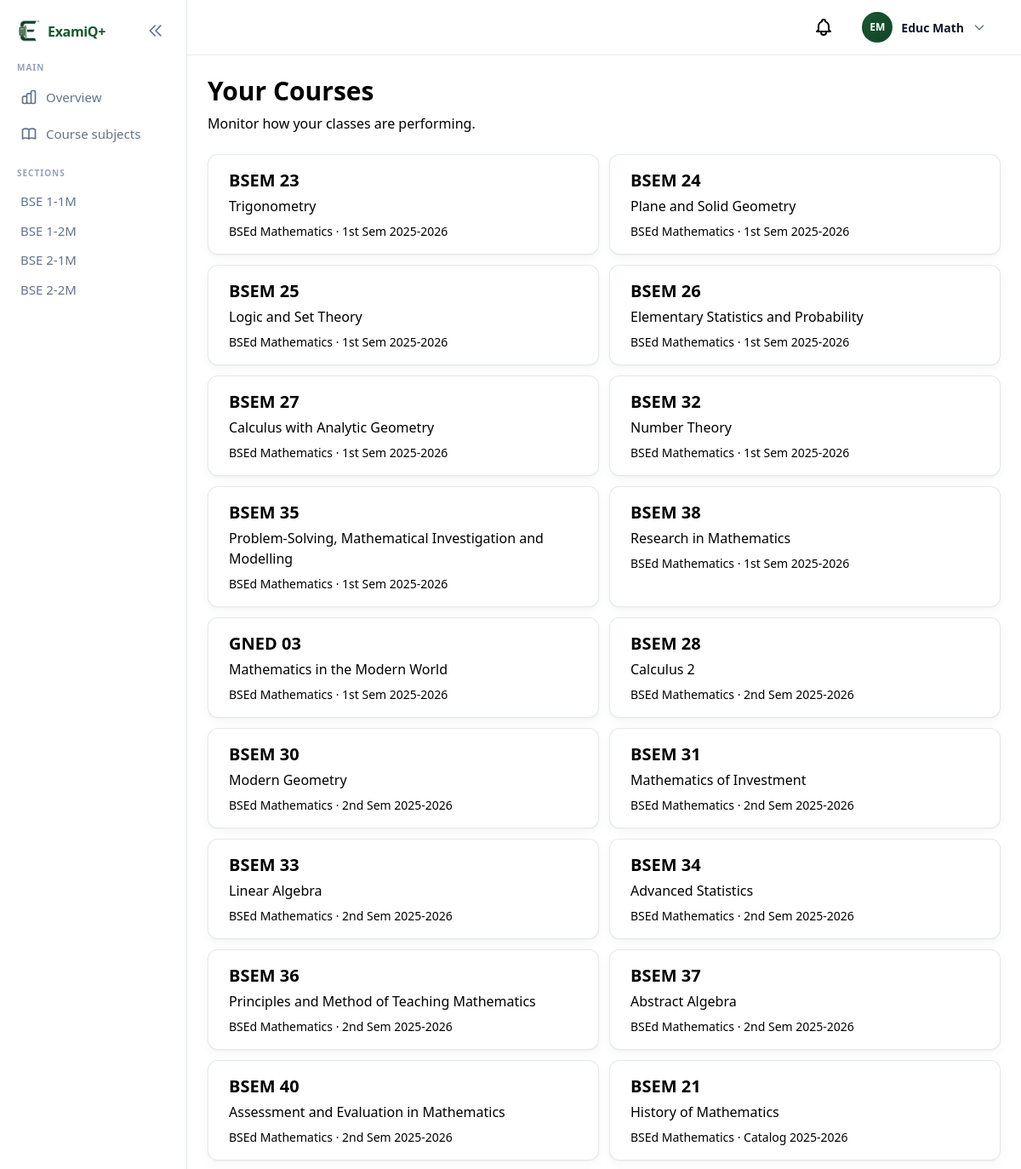
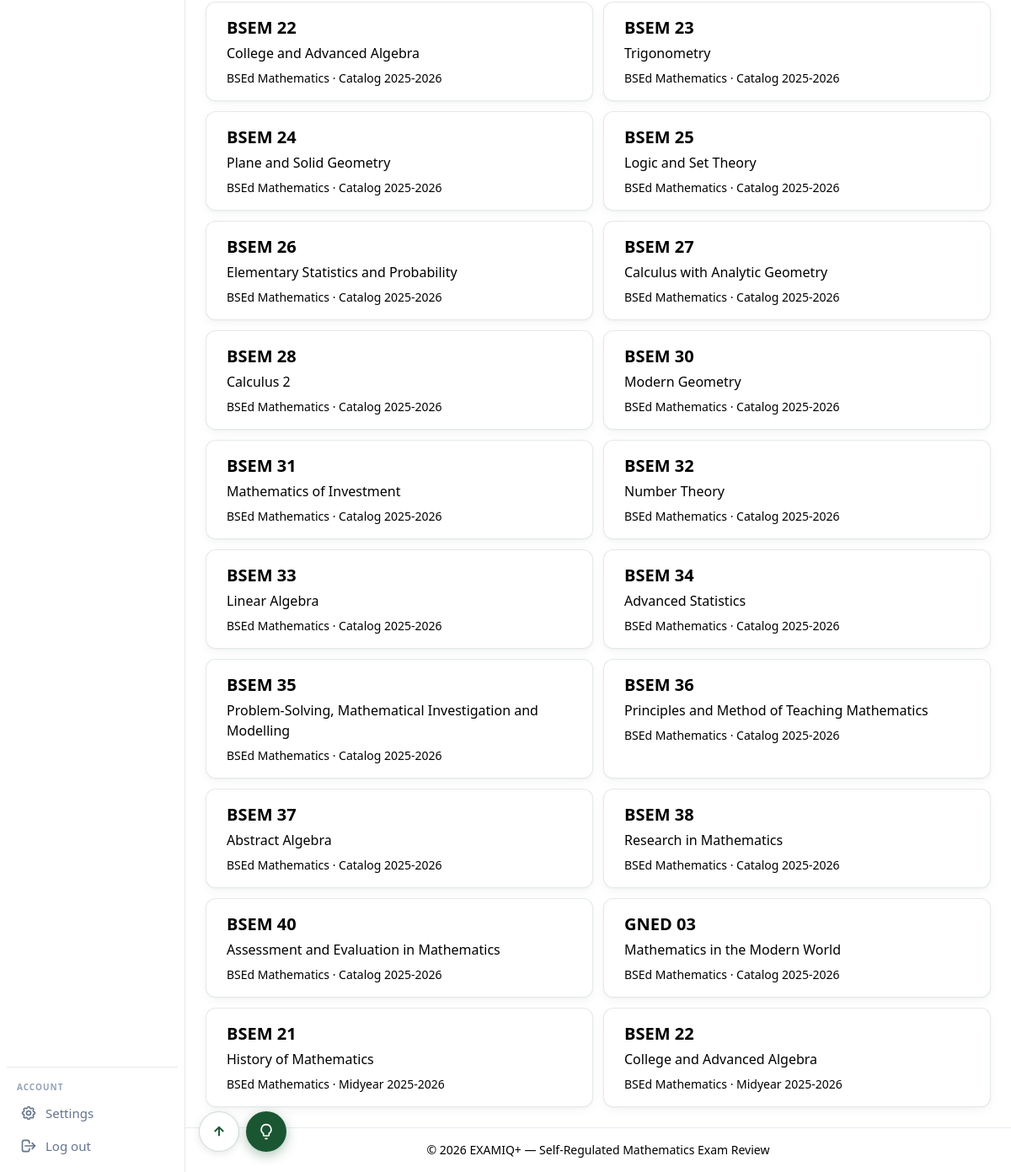
The page /professor/dashboard/ (signed in) on the database its author committed (2 pictures, top to bottom).
### apps/users/models.py (models this page shows, shortened)
class ProgramSection(models.Model):
    program = models.ForeignKey(
        Program,
        on_delete=models.CASCADE,
        related_name="sections",
    )
    year_level = models.ForeignKey(
        "questions.YearLevel",
        on_delete=models.PROTECT,
        related_name="program_sections",
    )
    label = models.CharField(
        max_length=10,
        help_text='Section block label, e.g. "1M", "2M".',
    )
    academic_year = models.ForeignKey(
        AcademicYear,
        on_delete=models.PROTECT,
        related_name="program_sections",
    )
    max_students = models.PositiveIntegerField(default=40)
    is_active = models.BooleanField(default=True)
    class Meta:
        verbose_name = "Program Section"
        verbose_name_plural = "Program Sections"
        ordering = ["program__name", "year_level__order", "label"]
        unique_together = [["program", "year_level", "label", "academic_year"]]
    @property
    def display_label(self) -> str:
        from apps.users.constants import PROGRAM_ABBREVIATIONS
        abbr = PROGRAM_ABBREVIATIONS.get(self.program.slug, self.program.name)
        return f"{abbr} {self.year_level.order}-{self.label}"

class User(AbstractUser):
    class Role(models.TextChoices):
        STUDENT = "student", "Student"
        PROFESSOR = "professor", "Faculty"
        CHAIRPERSON = "chairperson", "Department Chairperson"
        CAMPUS_ADMIN = "campus_admin", "Campus Administrator"
    class ApprovalStatus(models.TextChoices):
        APPROVED = "approved", "Approved"
        PENDING = "pending", "Pending"
        REJECTED = "rejected", "Rejected"
    class HomeDegreeProgram(models.TextChoices):
        CS = "cs", "Computer Science"
        IT = "it", "Information Technology"
        BSED_MATH = "bsed_math", "BSEd Mathematics"
        PSYCHOLOGY = "psychology", "Psychology"
        MARKETING = "marketing", "Marketing"
        HR = "hr", "Human Resources"
        HOSPITALITY = "hospitality", "Hospitality Management"
        CRIMINOLOGY = "criminology", "Criminology"
    username = None
    email = models.EmailField(unique=True)
    role = models.CharField(
        max_length=20,
        choices=Role.choices,
        default=Role.STUDENT,
    )
    department = models.ForeignKey(
        Department,
        on_delete=models.SET_NULL,
        null=True,
        blank=True,
        related_name="users",
    )
    home_degree_program = models.CharField(
        max_length=20,
        choices=HomeDegreeProgram.choices,
        blank=True,
        default="",
        help_text="Student's home degree program — scopes review course offerings.",
    )
    year_level = models.ForeignKey(
        "questions.YearLevel",
        on_delete=models.SET_NULL,
        null=True,
        blank=True,
        related_name="students",
        help_text="Student's current year level — scopes available subjects.",
    )
    section = models.ForeignKey(
        ProgramSection,
        on_delete=models.SET_NULL,
        null=True,
        blank=True,
        related_name="students",
        help_text="Student's cohort section for the current academic year.",
    )
    password_changed_at = models.DateTimeField(
        null=True,
        blank=True,
        help_text="When the user last changed their password.",
    )
    middle_name = models.CharField(max_length=150, blank=True, default="")
    suffix = models.CharField(
        max_length=20,
        blank=True,
        default="",
        help_text='Name suffix, e.g. "Jr.", "Sr.", "III".',
    )
    profile_photo = models.ImageField(upload_to="profile_photos/", blank=True, null=True)
    student_number = models.CharField(
        max_length=9,
        unique=True,
        null=True,
        blank=True,
        help_text="Nine-digit student ID (students only).",
    )
    employee_id = models.CharField(
        max_length=50,
        blank=True,
        default="",
        help_text="Employee ID for faculty and chairperson accounts.",
    )
    phone_number = models.CharField(
        max_length=11,
        blank=True,
        default="",
        help_text="Eleven-digit mobile number.",
    )
    approval_status = models.CharField(
        max_length=20,
        choices=ApprovalStatus.choices,
        default=ApprovalStatus.APPROVED,
    )
    USERNAME_FIELD = "email"
    REQUIRED_FIELDS: list[str] = []
    objects = UserManager()
    class Meta:
        verbose_name = "User"
        verbose_name_plural = "Users"
        ordering = ["email"]
    def get_full_name(self) -> str:
        parts = [self.first_name, self.middle_name, self.last_name]
        name = " ".join(part for part in parts if part).strip()
        if self.suffix:
            name = f"{name} {self.suffix}".strip()
        return name
    @property
    def initials(self) -> str:
        parts = [self.first_name[:1], self.last_name[:1]]
        return "".join(p.upper() for p in parts if p) or self.email[:2].upper()

class Course(models.Model):
    program = models.ForeignKey(
        Program,
        on_delete=models.PROTECT,
        related_name="course_offerings",
    )
    code = models.CharField(max_length=20)
    name = models.CharField(max_length=200)
    term = models.CharField(max_length=50, default="1st Sem")
    academic_year = models.CharField(max_length=20, default="2026")
    section = models.CharField(max_length=20, default="A")
    is_archived = models.BooleanField(default=False)
    professor = models.ForeignKey(
        User,
        on_delete=models.SET_NULL,
        null=True,
        blank=True,
        related_name="courses_taught",
        limit_choices_to={"role": User.Role.PROFESSOR},
    )
    class Meta:
        verbose_name = "Course"
        verbose_name_plural = "Courses"
        ordering = ["-academic_year", "term", "code"]
        unique_together = [["code", "program", "term", "academic_year", "section"]]

class Program(models.Model):
    slug = models.SlugField(max_length=30, unique=True)
    name = models.CharField(max_length=200)
    managing_department = models.ForeignKey(
        Department,
        on_delete=models.PROTECT,
        related_name="managed_programs",
        help_text="Department whose chairperson approves question-bank changes for this program.",
    )
    class Meta:
        verbose_name = "Program"
        verbose_name_plural = "Programs"
        ordering = ["name"]
    @classmethod
    def for_home_degree(cls, slug: str):
        if not slug:
            return None
        return cls.objects.filter(slug=slug).first()

### apps/analytics/views_professor.py (the view)
class ProfessorDashboardView(ProfessorRequiredMixin, ListView):
    model = Course
    template_name = "analytics/professor/dashboard.html"
    context_object_name = "courses"
    def get_queryset(self):
        return Course.objects.filter(professor=self.request.user, is_archived=False).select_related("program")

### templates/analytics/professor/dashboard.html (shortened to what this page needs)
{% extends "base.html" %}
{% block content %}
{% include "components/page_header.html" with title="Your Courses" subtitle="Monitor how your classes are performing." %}
{% if courses %}
<div class="bento-grid">
    {% for course in courses %}
    <div class="span-half">
        <a href="{% url 'analytics_professor:course_detail' course.pk %}"
           class="bento-card bento-card-inner hover:shadow-md hover:ring-2 hover:ring-sky-100 transition block group h-full">
            <h2 class="text-xl font-semibold text-examiq-cyan group-hover:text-sky-700">{{ course.code }}</h2>
            <p class="text-examiq-navy mt-1">{{ course.name }}</p>
            <p class="text-sm text-examiq-slate mt-2">{{ course.program.name }} · {{ course.term }} {{ course.academic_year }}</p>
        </a>
    </div>
    {% endfor %}
</div>
{% else %}
<div class="span-full">
    {% include "components/empty_state.html" with title="No courses yet" body="Create a course offering to start tracking student performance." cta_url="/professor/courses/create/" cta_label="Create course offering" %}
</div>
{% endif %}
{% endblock %}

### templates/components/sidebar.html (shortened to what this page needs)
{% if user.is_authenticated %}
<aside id="app-sidebar" class="app-sidebar">
    <div class="app-sidebar-inner">
        <div class="app-sidebar-header">
            {% include "components/sidebar_logo.html" %}
            <button type="button" id="sidebar-collapse-toggle" class="sidebar-collapse-toggle" aria-label="Collapse sidebar" aria-expanded="true">
                <svg class="w-5 h-5 sidebar-collapse-icon" fill="none" stroke="currentColor" viewBox="0 0 24 24"><path stroke-linecap="round" stroke-linejoin="round" stroke-width="2" d="M11 19l-7-7 7-7m8 14l-7-7 7-7"/></svg>
            </button>
        </div>
        <nav class="app-sidebar-nav" aria-label="Main navigation">
            {% if user.role == "student" %}
                <p class="sidebar-section-label">Main</p>
                <a href="{% url 'analytics_student:dashboard' %}" title="Dashboard"
                   class="sidebar-link {% if request.resolver_match.url_name == 'dashboard' and request.resolver_match.namespace == 'analytics_student' %}sidebar-link-active{% endif %}"
                   aria-label="Dashboard">
                    <svg class="sidebar-icon" fill="none" stroke="currentColor" viewBox="0 0 24 24" aria-hidden="true"><path stroke-linecap="round" stroke-linejoin="round" stroke-width="2" d="M4 6a2 2 0 012-2h2a2 2 0 012 2v2a2 2 0 01-2 2H6a2 2 0 01-2-2V6zM14 6a2 2 0 012-2h2a2 2 0 012 2v2a2 2 0 01-2 2h-2a2 2 0 01-2-2V6zM4 16a2 2 0 012-2h2a2 2 0 012 2v2a2 2 0 01-2 2H6a2 2 0 01-2-2v-2zM14 16a2 2 0 012-2h2a2 2 0 012 2v2a2 2 0 01-2 2h-2a2 2 0 01-2-2v-2z"/></svg>
                    <span class="sidebar-label">Dashboard</span>
                </a>
                <a href="{% url 'reviews:setup' %}" title="Start Review"
                   class="sidebar-link {% if request.resolver_match.url_name == 'setup' %}sidebar-link-active{% endif %}"
                   aria-label="Start Review">
                    <svg class="sidebar-icon" fill="none" stroke="currentColor" viewBox="0 0 24 24" aria-hidden="true"><path stroke-linecap="round" stroke-linejoin="round" stroke-width="2" d="M12 8v4l3 3m6-3a9 9 0 11-18 0 9 9 0 0118 0z"/></svg>
                    <span class="sidebar-label">Start Review</span>
                </a>
                <p class="sidebar-section-label">Insights</p>
                <a href="{% url 'analytics_student:session_history' %}" title="Session History"
                   class="sidebar-link {% if request.resolver_match.url_name == 'session_history' %}sidebar-link-active{% endif %}"
                   aria-label="Session History">
                    <svg class="sidebar-icon" fill="none" stroke="currentColor" viewBox="0 0 24 24" aria-hidden="true"><path stroke-linecap="round" stroke-linejoin="round" stroke-width="2" d="M12 8v4l3 3m6-3a9 9 0 11-18 0 9 9 0 0118 0z"/></svg>
                    <span class="sidebar-label">Session History</span>
                </a>
                <a href="{% url 'analytics_student:mistakes' %}" title="Mistakes"
                   class="sidebar-link {% if request.resolver_match.url_name == 'mistakes' %}sidebar-link-active{% endif %}"
                   aria-label="Mistakes">
                    <svg class="sidebar-icon" fill="none" stroke="currentColor" viewBox="0 0 24 24" aria-hidden="true"><path stroke-linecap="round" stroke-linejoin="round" stroke-width="2" d="M12 9v2m0 4h.01m-6.938 4h13.856c1.54 0 2.502-1.667 1.732-3L13.732 4c-.77-1.333-2.694-1.333-3.464 0L3.34 16c-.77 1.333.192 3 1.732 3z"/></svg>
                    <span class="sidebar-label">Mistakes</span>
                </a>
                <a href="{% url 'analytics_student:topic_progress' %}" title="Topic Progress"
                   class="sidebar-link {% if request.resolver_match.url_name == 'topic_progress' %}sidebar-link-active{% endif %}"
                   aria-label="Topic Progress">
                    <svg class="sidebar-icon" fill="none" stroke="currentColor" viewBox="0 0 24 24" aria-hidden="true"><path stroke-linecap="round" stroke-linejoin="round" stroke-width="2" d="M13 7h8m0 0v8m0-8l-8 8-4-4-6 6"/></svg>
                    <span class="sidebar-label">Topic Progress</span>
                </a>
            {% elif user.role == "professor" %}
                <p class="sidebar-section-label">Main</p>
                <a href="{% url 'analytics_professor:overview' %}" title="Overview"
                   class="sidebar-link {% if request.resolver_match.url_name == 'overview' %}sidebar-link-active{% endif %}"
                   aria-label="Overview">
                    <span class="sidebar-label">Overview</span>
                </a>
                <a href="{% url 'analytics_professor:course_list' %}" title="Course subjects"
                   class="sidebar-link "
                   aria-label="Course subjects">
                    <span class="sidebar-label">Course subjects</span>
                </a>
                {% if professor_section_nav %}
                <p class="sidebar-section-label sidebar-course-label">Sections</p>
                <div class="sidebar-course-list">
                    {% for entry in professor_section_nav %}
                    <a href="{% url 'analytics_professor:section_detail' entry.section_id %}" title="{{ entry.label }}"
                       class="sidebar-link sidebar-link-compact {% if sidebar_section_label == entry.label %}sidebar-link-active{% endif %}">
                        <span class="sidebar-label">{{ entry.label }}</span>
                    </a>
                    {% endfor %}
                </div>
                {% endif %}
            {% endif %}
        </nav>
        <div class="app-sidebar-account" aria-label="Account">
            <p class="sidebar-section-label">Account</p>
            <a href="{% url 'users:profile' %}" title="Settings"
               class="sidebar-link {% if request.resolver_match.namespace == 'users' %}sidebar-link-active{% endif %}"
               aria-label="Settings">
                <span class="sidebar-label">Settings</span>
            </a>
            <a href="{% url 'account_logout' %}" title="Log out"
               class="sidebar-link"
               aria-label="Log out">
                <svg class="sidebar-icon" fill="none" stroke="currentColor" viewBox="0 0 24 24" aria-hidden="true"><path stroke-linecap="round" stroke-linejoin="round" stroke-width="2" d="M17 16l4-4m0 0l-4-4m4 4H7m6 4v1a3 3 0 01-3 3H6a3 3 0 01-3-3V7a3 3 0 013-3h4a3 3 0 013 3v1"/></svg>
                <span class="sidebar-label">Log out</span>
            </a>
        </div>
    </div>
</aside>
{% endif %}

### templates/components/navbar.html (shortened to what this page needs)
{% if user.is_authenticated %}
<header class="app-topbar">
    <div class="app-topbar-inner">
        <a href="{% url 'users:notifications' %}" class="relative p-2 text-examiq-slate hover:text-examiq-navy" aria-label="Notifications">
        </a>
        <div class="profile-dropdown" data-dropdown>
            <button type="button" class="profile-dropdown-trigger" data-dropdown-toggle aria-expanded="false" aria-haspopup="true">
                {% include "components/profile_avatar_upload.html" with size="nav" show_camera=False preview_id="nav-avatar-preview" %}
                <span class="profile-name hidden sm:inline">{{ user.get_full_name|default:user.email }}</span>
                <svg class="profile-chevron w-4 h-4" fill="none" stroke="currentColor" viewBox="0 0 24 24">
                    <path stroke-linecap="round" stroke-linejoin="round" stroke-width="2" d="M19 9l-7 7-7-7"/>
                </svg>
            </button>
        </div>
    </div>
</header>
{% endif %}

### templates/components/profile_avatar_upload.html (shortened to what this page needs)
{% load static %}
<div class="profile-avatar-wrap profile-avatar-wrap--{{ size|default:'form' }}">
    {% if user.profile_photo %}
    <img src="{{ user.profile_photo.url }}"
         alt=""
         class="profile-avatar-image"
         id="{% if preview_id %}{{ preview_id }}{% else %}profile-photo-preview{% endif %}">
    {% else %}
    <span class="profile-avatar profile-avatar--{{ user.role }} profile-avatar-image"
          id="{% if preview_id %}{{ preview_id }}{% else %}profile-photo-preview-fallback{% endif %}"
          aria-hidden="true">{{ user.initials }}</span>
    {% endif %}
</div>

### rows shown on the page
ProgramSection: label "BSE 1-1M"
ProgramSection: label "BSE 1-2M"
ProgramSection: label "BSE 2-1M"
ProgramSection: label "BSE 2-2M"
User: initials "EM", get_full_name "Educ Math"
Course: code "BSEM 23", name "Trigonometry", program.name "BSEd Mathematics", term "1st Sem", academic_year "2025-2026"
Course: code "BSEM 24", name "Plane and Solid Geometry", program.name "BSEd Mathematics", term "1st Sem", academic_year "2025-2026"
Course: code "BSEM 25", name "Logic and Set Theory", program.name "BSEd Mathematics", term "1st Sem", academic_year "2025-2026"
Course: code "BSEM 26", name "Elementary Statistics and Probability", program.name "BSEd Mathematics", term "1st Sem", academic_year "2025-2026"
Course: code "BSEM 27", name "Calculus with Analytic Geometry", program.name "BSEd Mathematics", term "1st Sem", academic_year "2025-2026"
Course: code "BSEM 32", name "Number Theory", program.name "BSEd Mathematics", term "1st Sem", academic_year "2025-2026"
Course: code "BSEM 35", name "Problem-Solving, Mathematical Investigation and Modelling", program.name "BSEd Mathematics", term "1st Sem", academic_year "2025-2026"
Course: code "BSEM 38", name "Research in Mathematics", program.name "BSEd Mathematics", term "1st Sem", academic_year "2025-2026"
Course: code "GNED 03", name "Mathematics in the Modern World", program.name "BSEd Mathematics", term "1st Sem", academic_year "2025-2026"
Course: code "BSEM 28", name "Calculus 2", program.name "BSEd Mathematics", term "2nd Sem", academic_year "2025-2026"
Course: code "BSEM 30", name "Modern Geometry", program.name "BSEd Mathematics", term "2nd Sem", academic_year "2025-2026"
Course: code "BSEM 31", name "Mathematics of Investment", program.name "BSEd Mathematics", term "2nd Sem", academic_year "2025-2026"
Course: code "BSEM 33", name "Linear Algebra", program.name "BSEd Mathematics", term "2nd Sem", academic_year "2025-2026"
Course: code "BSEM 34", name "Advanced Statistics", program.name "BSEd Mathematics", term "2nd Sem", academic_year "2025-2026"
Course: code "BSEM 36", name "Principles and Method of Teaching Mathematics", program.name "BSEd Mathematics", term "2nd Sem", academic_year "2025-2026"
Course: code "BSEM 37", name "Abstract Algebra", program.name "BSEd Mathematics", term "2nd Sem", academic_year "2025-2026"
Course: code "BSEM 40", name "Assessment and Evaluation in Mathematics", program.name "BSEd Mathematics", term "2nd Sem", academic_year "2025-2026"
Course: code "BSEM 21", name "History of Mathematics", program.name "BSEd Mathematics", term "Catalog", academic_year "2025-2026"
Course: code "BSEM 22", name "College and Advanced Algebra", program.name "BSEd Mathematics", term "Catalog", academic_year "2025-2026"
Course: code "BSEM 23", name "Trigonometry", program.name "BSEd Mathematics", term "Catalog", academic_year "2025-2026"
Course: code "BSEM 24", name "Plane and Solid Geometry", program.name "BSEd Mathematics", term "Catalog", academic_year "2025-2026"
Course: code "BSEM 25", name "Logic and Set Theory", program.name "BSEd Mathematics", term "Catalog", academic_year "2025-2026"
Course: code "BSEM 26", name "Elementary Statistics and Probability", program.name "BSEd Mathematics", term "Catalog", academic_year "2025-2026"
Course: code "BSEM 27", name "Calculus with Analytic Geometry", program.name "BSEd Mathematics", term "Catalog", academic_year "2025-2026"
Course: code "BSEM 28", name "Calculus 2", program.name "BSEd Mathematics", term "Catalog", academic_year "2025-2026"
Course: code "BSEM 30", name "Modern Geometry", program.name "BSEd Mathematics", term "Catalog", academic_year "2025-2026"
Course: code "BSEM 31", name "Mathematics of Investment", program.name "BSEd Mathematics", term "Catalog", academic_year "2025-2026"
Course: code "BSEM 32", name "Number Theory", program.name "BSEd Mathematics", term "Catalog", academic_year "2025-2026"
Course: code "BSEM 33", name "Linear Algebra", program.name "BSEd Mathematics", term "Catalog", academic_year "2025-2026"
Course: code "BSEM 34", name "Advanced Statistics", program.name "BSEd Mathematics", term "Catalog", academic_year "2025-2026"
Course: code "BSEM 35", name "Problem-Solving, Mathematical Investigation and Modelling", program.name "BSEd Mathematics", term "Catalog", academic_year "2025-2026"
Course: code "BSEM 36", name "Principles and Method of Teaching Mathematics", program.name "BSEd Mathematics", term "Catalog", academic_year "2025-2026"
Course: code "BSEM 37", name "Abstract Algebra", program.name "BSEd Mathematics", term "Catalog", academic_year "2025-2026"
Course: code "BSEM 38", name "Research in Mathematics", program.name "BSEd Mathematics", term "Catalog", academic_year "2025-2026"
Course: code "BSEM 40", name "Assessment and Evaluation in Mathematics", program.name "BSEd Mathematics", term "Catalog", academic_year "2025-2026"
Course: code "GNED 03", name "Mathematics in the Modern World", program.name "BSEd Mathematics", term "Catalog", academic_year "2025-2026"
Course: code "BSEM 21", name "History of Mathematics", program.name "BSEd Mathematics", term "Midyear", academic_year "2025-2026"
Course: code "BSEM 22", name "College and Advanced Algebra", program.name "BSEd Mathematics", term "Midyear", academic_year "2025-2026"

### other values the page prints
{{ title }} "Your Courses"
{{ subtitle }} "Monitor how your classes are performing."
